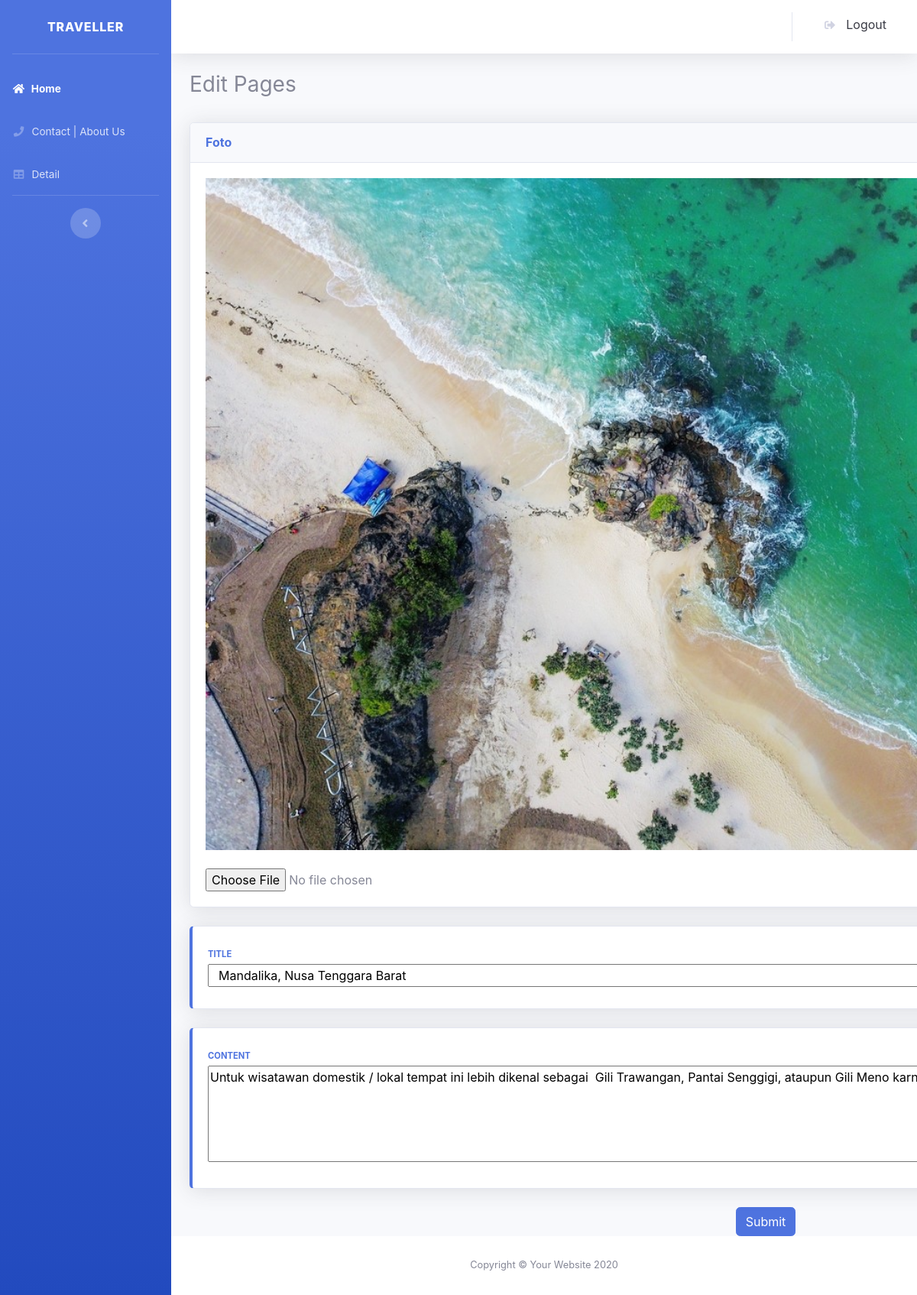
/admin/editp.php?id=1 (signed in), run on the app's committed database.
### tables this page shows
CREATE TABLE `pages` (
  `id` int(12) NOT NULL,
  `foto` varchar(255) NOT NULL,
  `title` varchar(100) NOT NULL,
  `content` varchar(255) NOT NULL,
  `created_at` timestamp NOT NULL DEFAULT current_timestamp(),
  `updated_at` timestamp NOT NULL DEFAULT current_timestamp(),
  `deleted_at` timestamp NULL DEFAULT NULL
);

### admin/editp.php (the view, shortened to what this page needs)
<?php
require 'config/db.php';
$id = $_GET["id"];
$pgs = query("SELECT * FROM pages where id=$id")[0];
function query($query){
  global $db;
$result = mysqli_query($db, $query);
$rows = [];
while($row = mysqli_fetch_assoc($result)){
  $rows[] = $row;
}
return $rows;
}
?>
<!DOCTYPE html>
<html lang="en">
<head>
  <link href="assets/fontawesome-free/css/all.min.css" rel="stylesheet">
  <link href="assets/css/sb-admin-2.min.css" rel="stylesheet">
</head>
<body id="page-top">
  <div id="wrapper">
    <ul class="navbar-nav bg-gradient-primary sidebar sidebar-dark accordion" id="accordionSidebar">
      <a class="sidebar-brand d-flex align-items-center justify-content-center text-white" disabled="">
        <div class="sidebar-brand-text mx-3">Traveller</div>
      </a>
      <hr class="sidebar-divider">
      <li class="nav-item active">
        <a class="nav-link" href="indexa.php">
          <i class="fas fa-fw fa-home"></i>
          <span>Home</span>
        </a>
      </li>
      <li class="nav-item">
        <a class="nav-link" href="cas.php">
          <i class="fas fa-fw fa-phone"></i>
          <span>Contact | About Us</span>
        </a>
      </li>
      <li class="nav-item">
        <a class="nav-link" href="detail.php">
          <i class="fas fa-fw fa-table"></i>
          <span>Detail</span></a>
      </li>
      <hr class="sidebar-divider d-none d-md-block">
      <div class="text-center d-none d-md-inline">
        <button class="rounded-circle border-0" id="sidebarToggle"></button>
      </div>
    </ul>
    <div id="content-wrapper" class="d-flex flex-column">
      <div id="content">
        <nav class="navbar navbar-expand navbar-light bg-white topbar mb-4 static-top shadow">
          <ul class="navbar-nav ml-auto">
            <li class="nav-item dropdown no-arrow">
              <a class="dropdown-item" href="logout.php" data-toggle="modal" data-target="#logoutModal">
                <i class="fas fa-sign-out-alt fa-sm fa-fw mr-2 text-gray-400"></i>
                Logout
              </a>
            </li>
          </ul>
        </nav>
    </div>
    <div id="content-wrapper" class="d-flex flex-column">
        <div class="container-fluid">
          <div class="d-sm-flex align-items-center justify-content-between mb-4">
            <h1 class="h3 text-gray">Edit Pages</h1>
          </div>
          <div class="row">
            <form action="" method="post" enctype="multipart/form-data">
              <div class="col-xl-12 mb-2">
                <div class="card shadow mb-4">
                  <div class="card-header py-3 d-flex flex-row align-items-center justify-content-between">
                    <h6 class="m-0 font-weight-bold text-primary">Foto</h6>
                  </div>
                  <div class="card-body">
                    <div>
                      <img src="../assets/images/index/<?php echo $pgs["foto"]; ?>" width="80%">
                    </div> <br>
                    <input type="file" name="foto" id="foto">
                  </div>
                </div>
              </div>
              <div class="col-xl-12 mb-4">
                <div class="card border-left-primary shadow h-100 py-2">
                  <div class="card-body">
                    <div class="row no-gutters align-items-center">
                      <div class="col mr-2">
                        <div class="text-xs font-weight-bold text-primary text-uppercase mb-1">Title</div>
                          <input class="col-sm-12" type="text" name="title" id="title" value="<?php echo $pgs["title"]; ?>">
                      </div>
                    </div>
                  </div>
                </div>
              </div>
              <div class="col-xl-12 mb-4">
                <div class="card border-left-primary shadow h-100 py-2">
                  <div class="card-body">
                    <div class="row no-gutters align-items-center">
                      <div class="col mr-2">
                        <div class="text-xs font-weight-bold text-primary text-uppercase mb-1">Content</div>
                          <textarea cols="140" rows="5" name="content"><?php echo $pgs["content"]; ?></textarea>
                      </div>
                    </div>
                  </div>
                </div>
              </div>
              <div class="container text-center">
                <button class="btn btn-primary" type="submit" name="submit">Submit</button>
              </div>
            </form>
          </div>
      </div>
      <footer class="sticky-footer bg-white">
        <div class="container my-auto">
          <div class="copyright text-center my-auto">
            <span>Copyright &copy; Your Website
            </span>
          </div>
        </div>
      </footer>
    </div>
  </div>
  </div>
</body>
</html>

### data on the page
pages: title "Mandalika, Nusa Tenggara Barat", content "Untuk wisatawan domestik / lokal tempat ini lebih dikenal sebagai Gili Trawangan, Pantai Senggigi, ataupun Gili Meno karna belum familiar dengan nama Mandalika."
